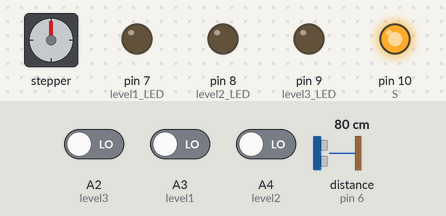
This sketch was run on a simulated Arduino Uno, built with avr-gcc and run on an emulated ATmega328P. On the bench: stepper motor, output pins drawn as LEDs (lit = HIGH). The inputs (shaded band) are chosen by the test bench; at power-on: A3 (level1) LOW, A4 (level2) LOW, distance to the obstacle (sensor on pin 6) 80 cm, A2 (level3) LOW. Stepper angles assume 700 steps per turn.

Above: at 1.3 s.
1.4 s: A3 (level1) driven HIGH
At 2.65 s:
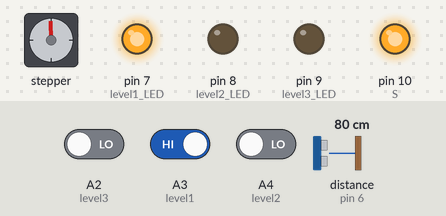
4.4 s: A4 (level2) driven HIGH
At 5.16 s:
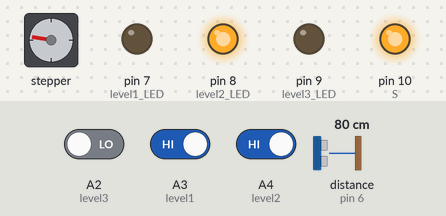
7.4 s: distance to the obstacle (sensor on pin 6) set to 14 cm
10.4 s: distance to the obstacle (sensor on pin 6) set to 11 cm
At 11.8 s:
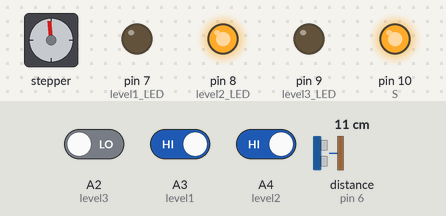
12.0 s: A2 (level3) driven HIGH
At 13.25 s:
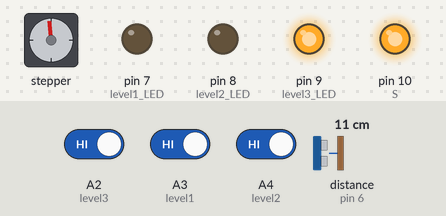
15.0 s: A2 (level3) driven LOW
At 16.1 s:
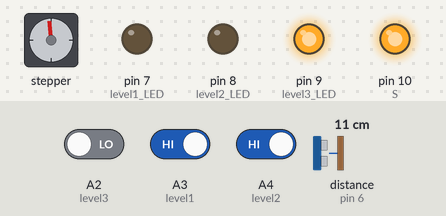
Timing chart, 0 to 17.6 s (numbered marks = the images above; inputs shaded):
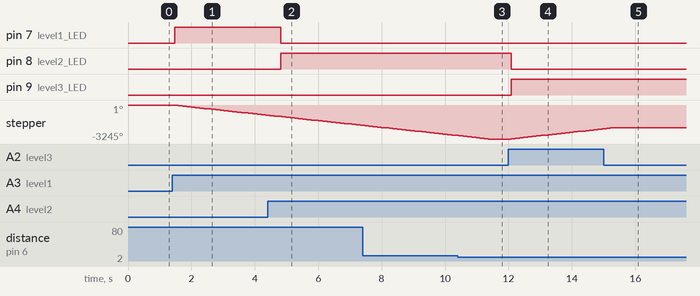

Measured:
- the behaviour switches between 13 and 12 cm on distance to the obstacle (sensor on pin 6) (found by bisection; images 2 and 3)
- after the input at 1.4 s, pin 7 (level1_LED): LOW → HIGH after 0.07 s; stepper: keeps turning counter-clockwise at about 334°/s, starting after 0.07 s
- after the input at 4.4 s, pin 7 (level1_LED): HIGH → LOW after 0.41 s; pin 8 (level2_LED): LOW → HIGH after 0.41 s
- after the input at 10.4 s, stepper: goes on until 11.4 s, then stays -3245°
- after the input at 12.0 s, pin 8 (level2_LED): HIGH → LOW after 0.09 s; pin 9 (level3_LED): LOW → HIGH after 0.09 s; stepper: keeps turning clockwise at about 335°/s, starting after 0.09 s
- after the input at 15.0 s, stepper: goes on until 15.3 s, then stays -2165°

The sketch:

Mini_project.ino
```cpp
#include <SPI.h>
#include "Ultrasonic.h"
#include <Stepper.h>

#define S 10
#define C 0x40
#define I 0x00
#define shift 0x09

const int stepsPerRevolution =  700;
const int stepsnorevolution =0;
Stepper myStepper(stepsPerRevolution, 2, 3, 4, 5);
Ultrasonic ultrasonic(6);
const int level1 = A3;
const int level2 = A4;
const int level3 = A2;
const int level1_LED = 7;
const int level2_LED = 8;
const int level3_LED = 9;


int level1_state =0;
int level2_state =0;
int level3_state=0;
int lev1,lev2,lev3 =0 ;
int l1,l2,l3=0;

void SPIWrite(byte spiRegister, byte value)
{
  digitalWrite(S,LOW);
  SPI.transfer(C);
  SPI.transfer(spiRegister);
  SPI.transfer(value);
  digitalWrite(S,HIGH);

}
void setup() {
  myStepper.setSpeed(60);
  Serial.begin(9600);
  pinMode(S,OUTPUT);
  digitalWrite(S,HIGH);
  delay(100);
  SPI.begin();
  SPIWrite(I,0x00); // Set all pins to OUTPUT
  SPIWrite(shift,0x00);   // Set all pins LOW
  pinMode(level1, INPUT);
  pinMode(level2, INPUT);
  pinMode(level3, INPUT);
  pinMode(level1_LED, OUTPUT);
  pinMode(level2_LED, OUTPUT);
  pinMode(level3_LED, OUTPUT);
 }
 void clockwise()
 {
  myStepper.step(~stepsPerRevolution);
 }
 void counterclockwise()
 {
  myStepper.step(stepsPerRevolution);

  }
  void stopMotor()
  {
    myStepper.step(00);
  }

int ult()
{
  long RangeInCentimeters;
  RangeInCentimeters = ultrasonic.MeasureInCentimeters();
    delay(100);
return RangeInCentimeters;


  }
 void loop() {
   long RangeInCentimeters;
    RangeInCentimeters=ult();
   level1_state = digitalRead(level1);
level2_state= digitalRead(level2);
level3_state = digitalRead(level3);
if (level1_state == HIGH) { lev1 =1; lev2=0; lev3 =0;  }
if (level2_state == HIGH) { lev2=1;lev1=0; lev3 =0; }
if (level3_state==HIGH) {lev3=1; lev1=0; lev2=0; }
if (RangeInCentimeters >= 13)
{
  SPIWrite(shift,~0x4F);
 if(lev2)
{

  digitalWrite(level1_LED, LOW);
  digitalWrite(level2_LED, HIGH);
  digitalWrite(level3_LED, LOW);
  clockwise();
  if(RangeInCentimeters == 6 and RangeInCentimeters<13)
 {
      stopMotor();
      SPIWrite(shift,~0x5B);
 }
}

 if(lev1)
 {
  digitalWrite(level1_LED, HIGH);
  digitalWrite(level2_LED, LOW);
  digitalWrite(level3_LED, LOW);
  clockwise();
  if(RangeInCentimeters == 1 and RangeInCentimeters ==1)
 {
      stopMotor();
      SPIWrite(shift,~0x06);
 }
  }

}
else if (RangeInCentimeters>=6 and RangeInCentimeters<13)//level2
{
  SPIWrite(shift,~0x5B);
  if(lev3)
{

  digitalWrite(level1_LED, LOW);
  digitalWrite(level2_LED, LOW);
  digitalWrite(level3_LED, HIGH);
  counterclockwise();
  if(RangeInCentimeters >13)
 {
      stopMotor();
      SPIWrite(shift,~0x4F);
 }
}

 if(lev1)
 {
  digitalWrite(level1_LED, HIGH);
  digitalWrite(level2_LED, LOW);
  digitalWrite(level3_LED, LOW);
  clockwise();
  if(RangeInCentimeters == 1 and RangeInCentimeters==1)
 {
      stopMotor();
      SPIWrite(shift,~0x06);
 }
  }

}
else if (RangeInCentimeters < 6 ) //level1
{
  SPIWrite(shift,~0x06);
   if(lev3)
{

  digitalWrite(level1_LED, LOW);
  digitalWrite(level2_LED, LOW);
  digitalWrite(level3_LED, HIGH);
  counterclockwise();
  if(RangeInCentimeters >13)
 {
      stopMotor();
      SPIWrite(shift,~0x4F);
 }
}
    if(lev2)
{

  digitalWrite(level1_LED, LOW);
  digitalWrite(level2_LED, HIGH);
  digitalWrite(level3_LED, LOW);
  counterclockwise();
  if(RangeInCentimeters == 6 and RangeInCentimeters<13)
 {
      stopMotor();
      SPIWrite(shift,~0x5B);
 }
}


}

}
```
